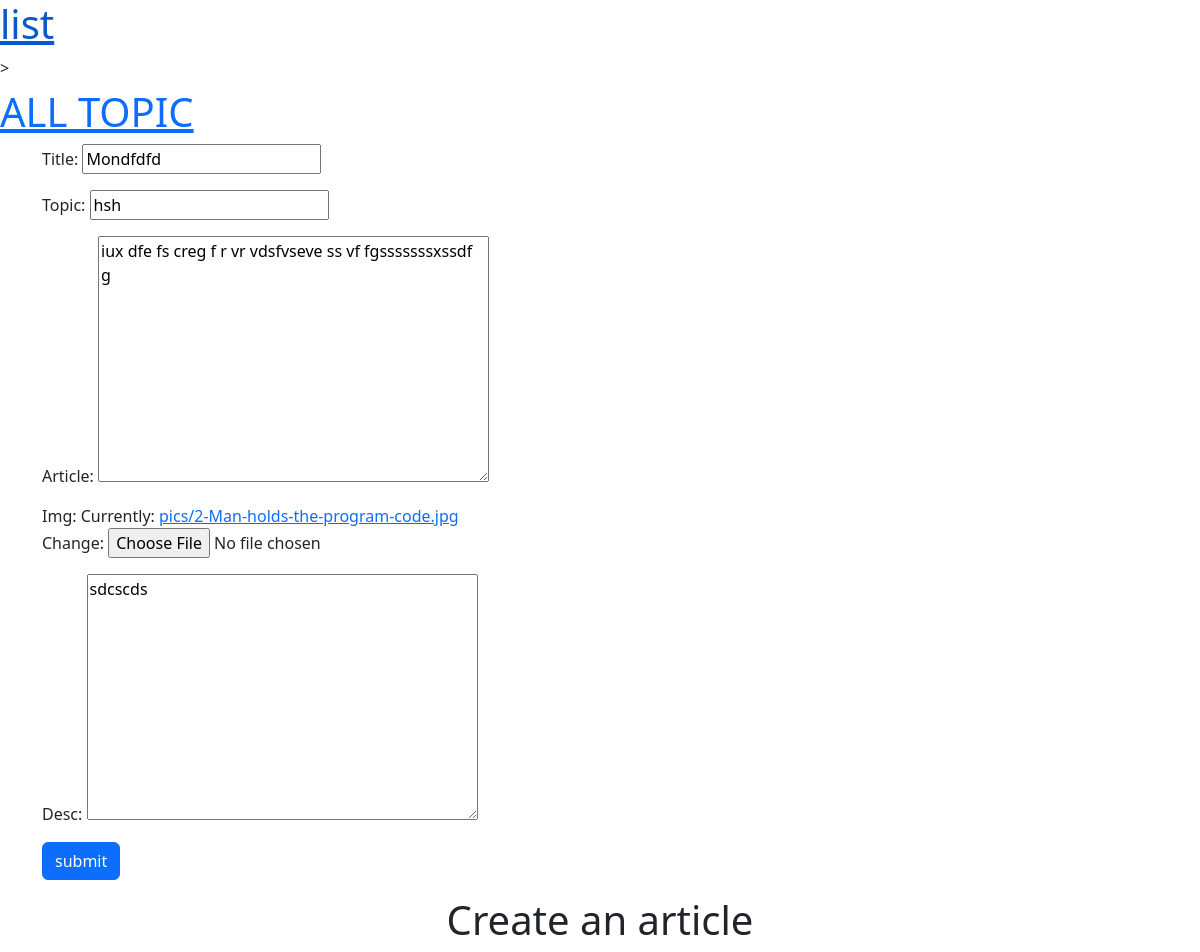
Screenshot of /update/6/ with the database file from the repository.
### myApp/models.py (models this page shows)
class destination(models.Model):
    Title=models.CharField(max_length=256)
    topic=models.CharField(max_length=256)
    article=models.TextField()
    createdAt=models.DateTimeField(auto_now_add=True)
    img=models.ImageField(upload_to='pics')
    desc=models.TextField()

### myApp/views.py (the view)
# urls.py: path('update/<int:id>/',update,name="update"),
def update(request,id):
    dests= destination.objects.get(id=id)
    form=ArticleForm(instance=dests)
    context={'form':form}
    if request.method == "POST":
        form=ArticleForm(files=request.FILES,data=request.POST,instance=dests)
        if form.is_valid():
           form.save()
           obj=form.instance
           return redirect('/list')
    else:
        print(form.errors)
    context = {'form':form}
    return render(request,'create.html',context)

### myApp/forms.py
class ArticleForm(forms.ModelForm):
    class Meta():
        model = destination
        exclude =['id','createdAt',]

### template/create.html (shortened to what this page needs)
<!doctype html>
<html lang="en";>
  <head>
    <h1><a href="{% url 'myApp:list' %}">list</a></h1>
    <link rel="stylesheet" href="https://cdn.jsdelivr.net/npm/bootstrap@5.2.3/dist/css/bootstrap.min.css" rel="stylesheet">>
  </head>
  <body>
      <h1><a href="{% url 'myApp:list' %}">ALL TOPIC</a></h1>
      <div class="container">
        <form action ="" method="POST" enctype="multipart/form-data">
         {{form.as_p}}
         <button type="submit" name="button"class = "btn btn-primary">submit</button>
        </form>
      </div>
  <h1 style="text-align:center">Create an article</h1>
  </body>
</html>

### rows the page displays
destination: Title "Mondfdfd", topic "hsh", article "iux dfe fs creg f r vr vdsfvseve ss vf fgsssssssxssdf g", desc "sdcscds"
